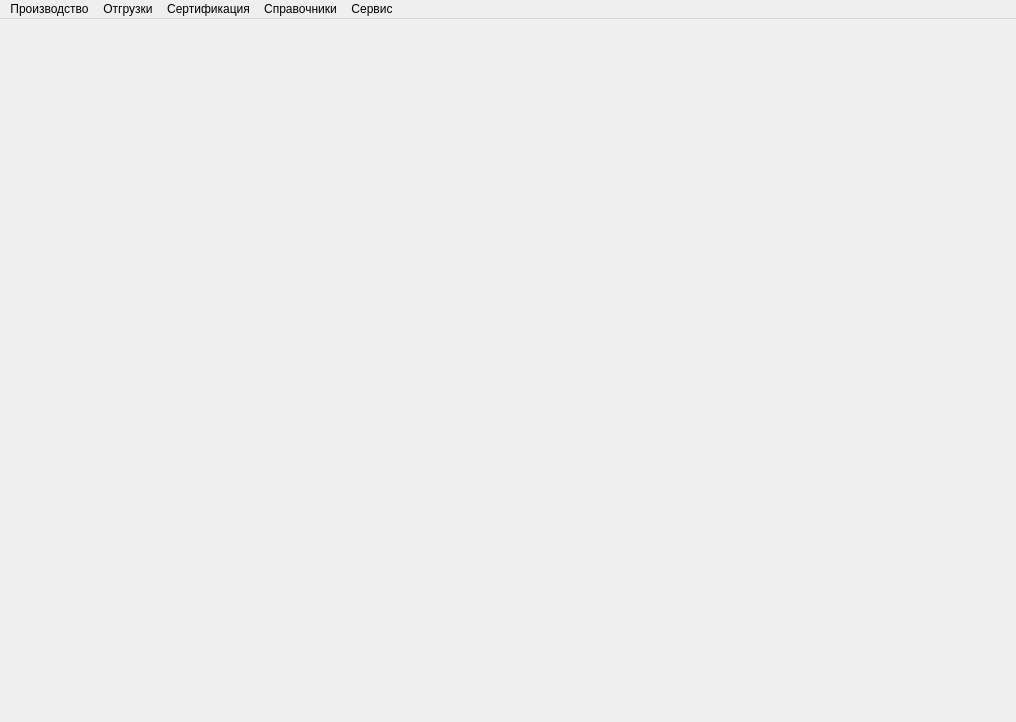
<?xml version="1.0" encoding="UTF-8"?>
<ui version="4.0">
 <class>MainWindow</class>
 <widget class="QMainWindow" name="MainWindow">
  <property name="geometry">
   <rect>
    <x>0</x>
    <y>0</y>
    <width>1016</width>
    <height>722</height>
   </rect>
  </property>
  <property name="windowTitle">
   <string>Сертификаты качества</string>
  </property>
  <widget class="QWidget" name="centralwidget">
   <layout class="QVBoxLayout" name="verticalLayout"/>
  </widget>
  <widget class="QMenuBar" name="menubar">
   <property name="geometry">
    <rect>
     <x>0</x>
     <y>0</y>
     <width>1016</width>
     <height>24</height>
    </rect>
   </property>
   <widget class="QMenu" name="menu">
    <property name="title">
     <string>Производство</string>
    </property>
    <addaction name="actionPart"/>
   </widget>
   <widget class="QMenu" name="menu_2">
    <property name="title">
     <string>Отгрузки</string>
    </property>
    <addaction name="actionSert"/>
   </widget>
   <widget class="QMenu" name="menu_3">
    <property name="title">
     <string>Сертификация</string>
    </property>
    <addaction name="actionNormDoc"/>
    <addaction name="actionVed"/>
    <addaction name="actionDoc"/>
   </widget>
   <widget class="QMenu" name="menu_4">
    <property name="title">
     <string>Справочники</string>
    </property>
    <addaction name="actionMark"/>
    <addaction name="actionType"/>
    <addaction name="actionPos"/>
   </widget>
   <widget class="QMenu" name="menu_5">
    <property name="title">
     <string>Сервис</string>
    </property>
    <addaction name="actionUpd"/>
   </widget>
   <addaction name="menu"/>
   <addaction name="menu_2"/>
   <addaction name="menu_3"/>
   <addaction name="menu_4"/>
   <addaction name="menu_5"/>
  </widget>
  <action name="actionPart">
   <property name="checkable">
    <bool>true</bool>
   </property>
   <property name="checked">
    <bool>true</bool>
   </property>
   <property name="text">
    <string>Партии</string>
   </property>
  </action>
  <action name="actionSert">
   <property name="checkable">
    <bool>true</bool>
   </property>
   <property name="text">
    <string>Сертификаты</string>
   </property>
  </action>
  <action name="actionNormDoc">
   <property name="checkable">
    <bool>true</bool>
   </property>
   <property name="text">
    <string>Нормативная документация</string>
   </property>
  </action>
  <action name="actionVed">
   <property name="checkable">
    <bool>true</bool>
   </property>
   <property name="text">
    <string>Ведомства и виды документов</string>
   </property>
  </action>
  <action name="actionDoc">
   <property name="checkable">
    <bool>true</bool>
   </property>
   <property name="text">
    <string>Свидетельства и документы</string>
   </property>
  </action>
  <action name="actionMark">
   <property name="checkable">
    <bool>true</bool>
   </property>
   <property name="text">
    <string>Марки электродов</string>
   </property>
  </action>
  <action name="actionType">
   <property name="checkable">
    <bool>true</bool>
   </property>
   <property name="text">
    <string>Справочник типов</string>
   </property>
  </action>
  <action name="actionUpd">
   <property name="text">
    <string>Обновить все данные</string>
   </property>
  </action>
  <action name="actionPos">
   <property name="checkable">
    <bool>true</bool>
   </property>
   <property name="text">
    <string>Положения при сварке</string>
   </property>
  </action>
 </widget>
 <resources/>
 <connections/>
</ui>
